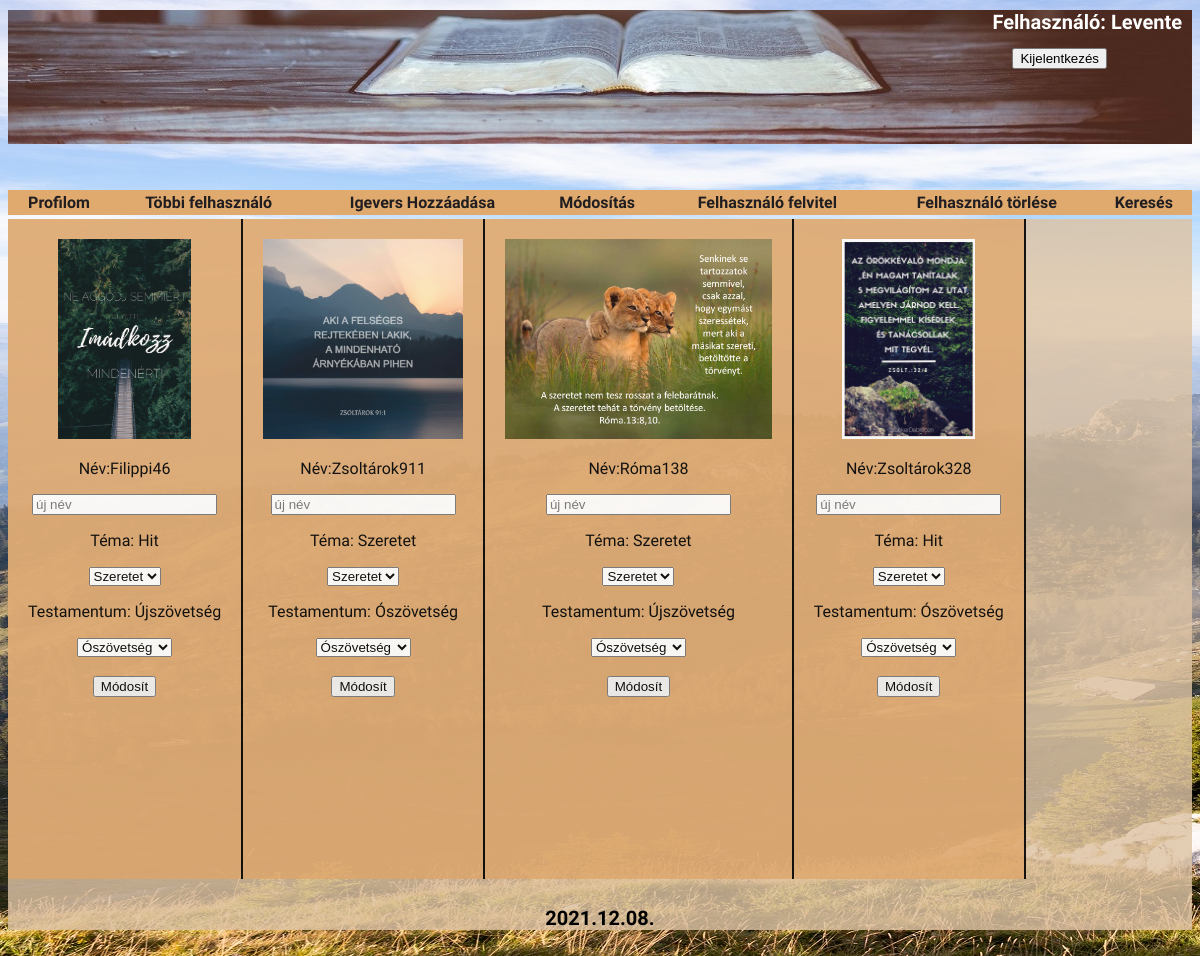
The page /index.php?d=4 (signed in) on the database its author committed.
### tables this page shows
CREATE TABLE `menu` (
  `id` int(11) NOT NULL,
  `name` varchar(20) DEFAULT NULL,
  `link` int(11) DEFAULT NULL
);

CREATE TABLE `igeversek` (
  `ID` bigint(20) UNSIGNED NOT NULL,
  `name` varchar(40) DEFAULT NULL,
  `image` text DEFAULT NULL,
  `username` varchar(20) DEFAULT NULL,
  `topic` varchar(25) DEFAULT NULL,
  `testament` varchar(25) DEFAULT NULL
);

### modifyigevers.php (the view, shortened to what this page needs)
<?php
$dbname = "elso";
$con = connect("root","",$dbname);
$page = isset($_GET["page"])? abs((int)$_GET["page"]): 1;
$query = "select count(*) from igeversek";
$limit = 5;
$res=mysqli_query($con,$query) or die ("Nem sikerült".$query);
$list=mysqli_fetch_row($res);
$c = array_shift($list);
$maxpage = ceil($c / $limit);
if($page <= 0)
{
    $page = 1;
}
else if($page >= $maxpage)
{
    $page = $maxpage;
}
$offset = ($page-1)*$limit;
$query="select ID,name,image,username,topic,testament from igeversek";
$query .=" limit $offset,$limit";
$result=mysqli_query($con,$query) or die ("Nem sikerült ".$query);
while (list($ID,$nev,$image,$username,$topic,$testament)=mysqli_fetch_row($result))
{
 echo "<div id=migevers>";
         echo '<form action="" method="POST">';
        echo '<img src="' . $image .'"alt=".$image." height=200  /><br>';
        echo "<p>Név:" . $nev . "</p>";
        echo '<input type="textbox" placeholder="új név" name="igenevchange" >';
        echo "<p>Téma: " . $topic . "</p>";
        echo '<select name="topicchange" >
        <option value="Szeretet">Szeretet</option><option value="Hit">Hit</option><option value="Erő">Erő</option></select>';
        echo "<p>Testamentum: ".$testament . "</p>";
        echo '<select name="testamentchange">
        <option value="Ószövetség">Ószövetség</option><option value="Újszövetség">Újszövetség</option>
        </select><br><br>';
        echo '<input type="submit" name="elkuld" value="Módosít">';
        echo '</form></div>';
}
?>

### menu.php (shortened to what this page needs)
<?php
$dbname="elso";
$con=connect("root","",$dbname);
$query="select authority from users where uname='".$_SESSION['user']."'";
$res=mysqli_query($con,$query) or die ("Hiba: ".mysqli_error($con));
list($aut)=mysqli_fetch_row($res);
if($aut=="admin")
    $query="select name,link from menu";
else if($aut=="user")
    $query="select name,link from menu where link<=4";
else
    $query="select name,link from menu where link<=3";
$result=mysqli_query($con,$query) or die ("Hiba: ".mysqli_error($con));
echo "<table>";
while(list($menutitle,$link)=mysqli_fetch_row($result))
{
	echo "<td><a class=menu href=index.php?d=".$link.">".$menutitle."</a></td>";
}
echo "</table>";
?>

### css/webpage.css (style rules this page uses)
body { background-image: url(loginkep.jpg); font-family:'Krona One', sans-serif; }
div#menu table { margin-left: auto; margin-right: auto; width: 100%; background-color:#e0a96d; }
td a { text-decoration: none; font-family:'Krona One', sans-serif; font-weight: bolder; color:#201e20; }
div#content div#migevers { height:620px; display: inline-block; padding:20px; border-right: 2px solid black; text-align: center; background-color:#dfa567d0; opacity: 90%; }

### rows shown on the page
menu: name "Profilom"
menu: name "Többi felhasználó"
menu: name "Igevers Hozzáadása"
menu: name "Módosítás"
menu: name "Felhasználó felvitel"
menu: name "Felhasználó törlése"
menu: name "Keresés"
igeversek: image (picture), name "Filippi46", topic "Hit", testament "Újszövetség"
igeversek: image (picture), name "Zsoltárok911", topic "Szeretet", testament "Ószövetség"
igeversek: image (picture), name "Róma138", topic "Szeretet", testament "Újszövetség"
igeversek: image (picture), name "Zsoltárok328", topic "Hit", testament "Ószövetség"

### other values the page prints
$_SESSION["user"] "Levente"
